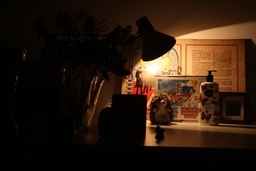
#> input picture projects/proj6/data/images/lolm_1.jpg, 256 x 171 px, shrunk from 3888 x 2592 before the run, found by its file name
$ python hdr.py
#> lines starting #> are read from the running program, lines starting #| are printed output that depends on the picture
import os
import numpy as np
from PIL import Image
import matplotlib.pyplot as plt
import json
from scipy.ndimage import gaussian_filter
from skimage.restoration import denoise_bilateral
import cv2

print("Select which part to execute:")
print("1. Part A (HDR Reconstruction)")
print("2. Part B (Local Tone Mapping)")
print("3. Both Part A and Part B")
choice = input("Enter 1, 2, or 3: ").strip()
#> the answer given: 1

def setup():
    script_dir = os.path.dirname(os.path.abspath(__file__))
    imgs_dir = os.path.join(script_dir, 'images')
    output_dir = os.path.join(script_dir, 'output')
    points_file = os.path.join(script_dir, 'points.json')

    os.makedirs(output_dir, exist_ok=True)
    img1_path = os.path.join(imgs_dir, 'lolm_1.jpg')
    img2_path = os.path.join(imgs_dir, 'lolm_3gt3.jpg')
    img3_path = os.path.join(imgs_dir, 'lolm_5.jpg')

    return script_dir, imgs_dir, output_dir, points_file, img1_path, img2_path, img3_path

def load_imgs(img1_path, img2_path, img3_path):
    img1 = Image.open(img1_path).convert('RGB')
    img2 = Image.open(img2_path).convert('RGB')
    img3 = Image.open(img3_path).convert('RGB')

    img1_rgb = np.array(img1).astype(np.float32) / 255.0
    img2_rgb = np.array(img2).astype(np.float32) / 255.0
    img3_rgb = np.array(img3).astype(np.float32) / 255.0

    return img1_rgb, img2_rgb, img3_rgb

def display_imgs(imgs, titles, delay=0):
    # plt.figure(figsize=(15, 5))
    for i, (img, title) in enumerate(zip(imgs, titles)):
        plt.subplot(1, len(imgs), i + 1)
        plt.imshow(img)
        plt.axis('off')
        plt.title(title)
    plt.tight_layout()
    if delay > 0:
        plt.show(block=False)
        plt.pause(delay)
        plt.close()
    else:
        plt.show()

def radiance_map(hdr_map):
    luminance = 0.299 * hdr_map[:, :, 2] + 0.587 * hdr_map[:, :, 1] + 0.114 * hdr_map[:, :, 0]
    plt.figure()
    plt.title("Log Radiance (Luminance)")
    plt.imshow(np.log(luminance + 1), cmap='jet')
    plt.colorbar(label='Log Radiance')
    plt.axis('off')
    plt.show()

def response_curve(g):
    Z = np.arange(256)
    plt.figure()
    plt.title("Recovered Camera Response Curve")
    plt.plot(Z, g, 'r-')
    plt.xlabel("Pixel Value (z)")
    plt.ylabel("Log Exposure")
    plt.grid(True)
    plt.show()

def decomposition(L, base, detail):
    plt.figure(figsize=(15, 5))

    plt.subplot(1, 3, 1)
    plt.title("Original (Log Domain)")
    plt.imshow(L, cmap='gray')
    plt.axis('off')

    plt.subplot(1, 3, 2)
    plt.title("Base Layer")
    plt.imshow(base, cmap='gray')
    plt.axis('off')

    plt.subplot(1, 3, 3)
    plt.title("Detail Layer")
    plt.imshow(detail, cmap='gray')
    plt.axis('off')

    plt.tight_layout()
    plt.show()

def compare_tonemapping(single_exposure, tonemapped_global, tonemapped_local):
    plt.figure(figsize=(15, 5))

    plt.subplot(1, 3, 1)
    plt.title("Single Exposure (LDR)")
    plt.imshow(single_exposure)
    plt.axis('off')

    plt.subplot(1, 3, 2)
    plt.title("Global Tone Mapping")
    plt.imshow(tonemapped_global)
    plt.axis('off')

    plt.subplot(1, 3, 3)
    plt.title("Local Tone Mapping")
    plt.imshow(tonemapped_local)
    plt.axis('off')

    plt.tight_layout()
    plt.show()

# [76 lines left out: functions weight, solve_response_curve, construct_radiance_map, global_tone_map, not called in this run]

def local_tone_map(hdr, base_contrast=1.0, sigma_s=0.01, sigma_r=0.2, downsample_factor=1.0):
    R, G, B = hdr[:, :, 2], hdr[:, :, 1], hdr[:, :, 0]
    I = (R + G + B) / 3.0
    eps = 1e-8
    I[I <= 0] = np.min(I[I > 0]) if np.any(I > 0) else 1e-5

    L = np.log2(I + eps)
    H, W = L.shape

    L_downsampled = cv2.resize(L, (int(W * downsample_factor), int(H * downsample_factor)))

    base_downsampled = denoise_bilateral(L_downsampled / 255.0, sigma_color=sigma_r, sigma_spatial=sigma_s)

    base = cv2.resize(base_downsampled, (W, H))
    detail = L - base

    o, mn = np.max(base), np.min(base)
    range_base = o - mn
    s = base_contrast / range_base
    base_scaled = (base - o) * s
    O = 2 ** (base_scaled + detail)

    R_out = O * (R / (I + eps))
    G_out = O * (G / (I + eps))
    B_out = O * (B / (I + eps))
    gamma = 0.6
    RGB_out = np.stack([B_out**gamma, G_out**gamma, R_out**gamma], axis=2)
    RGB_out = np.clip(RGB_out / np.max(RGB_out) * 255, 0, 255).astype(np.uint8)
    return RGB_out

def global_tone_map_simple(hdr):
    # gamma = 1 / 2.2
    gamma = 0.8
    max_val = np.max(hdr)
    normalized = hdr / (max_val + 1e-8)
    out = np.power(normalized, gamma)
    out = np.clip(out * 255, 0, 255).astype(np.uint8)
    return out

if choice in ['1', '3']:
    print("\n### Running Part A: Global and Local Tone Mapping v1###")
    script_dir, imgs_dir, output_dir, points_file, img1_path, img2_path, img3_path = setup()
    img1_rgb, img2_rgb, img3_rgb = load_imgs(img1_path, img2_path, img3_path)
#> in load_imgs, img1 is the input picture: PIL image 256x171 RGB; mean R, G, B 44.1, 27.2, 14.7
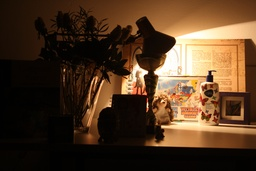
#> input picture code/images/lolm_3gt3.jpg, 256 x 171 px, shrunk from 3888 x 2592 before the run, found by its file name
#> in load_imgs, img2 is the input picture: PIL image 256x171 RGB; mean R, G, B 80.9, 56.2, 34.7
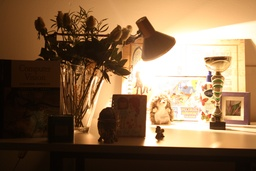
#> input picture code/images/lolm_5.jpg, 256 x 171 px, shrunk from 3888 x 2592 before the run, found by its file name
#> in load_imgs, img3 is the input picture: PIL image 256x171 RGB; mean R, G, B 136.7, 108, 78
    display_imgs([img1_rgb, img2_rgb, img3_rgb], ["Image 1", "Image 2", "Image 3"])
#> the loop in display_imgs, `for i, (img, title) in enumerate(zip(imgs, titles)):` made 3 passes
#> title on passes 1 to 3: 'Image 1', 'Image 2', 'Image 3'

    ldr_stack = [
        img1_rgb.astype(np.float32) / 255.0,
        img2_rgb.astype(np.float32) / 255.0,
        img3_rgb.astype(np.float32) / 255.0
    ]
    hdr_map = np.max(np.stack(ldr_stack, axis=0), axis=0)

    radiance_map(hdr_map)

    g = np.log(np.arange(256) + 1)
    g = g - g.mean()
    response_curve(g)

    R = hdr_map[:, :, 2]
    G = hdr_map[:, :, 1]
    B = hdr_map[:, :, 0]
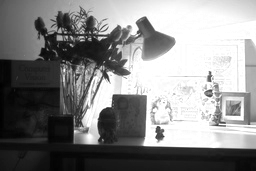
#> B: shape (171, 256) float32; min 4.61e-05, max 0.00392, mean 0.00212; drawn with min black and max white
    I = (R + G + B) / 3.0
    eps = 1e-8
    I[I <= 0] = np.min(I[I > 0]) if np.any(I > 0) else 1e-5
    L = np.log2(I + eps)

    base = gaussian_filter(L, sigma=5)
    detail = L - base
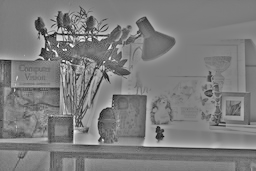
#> detail: shape (171, 256) float32; min -2.52, max 2.58, mean 2.61e-10; drawn with min black and max white
    decomposition(L, base, detail)

    single_exposure = img1_rgb
    global_result = global_tone_map_simple(hdr_map)
#> in global_tone_map_simple, `max_val = np.max(hdr)`: max_val = 0.00392
    local_result = local_tone_map(hdr_map, base_contrast=5.0, sigma_s=0.02, sigma_r=0.4)
#> in local_tone_map, `base_downsampled = denoise_bilateral(L_downsampled / 255.0, sigma_colo..`:
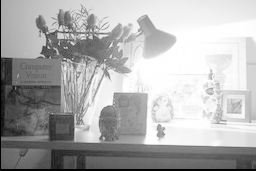
#> base_downsampled: shape (171, 256) float32; min -0.0579, max -0.0314, mean -0.0396; drawn with min black and max white
#> in local_tone_map, `o, mn = np.max(base), np.min(base)`: o = -0.0314; mn = -0.0579
#> in local_tone_map, `range_base = o - mn`: range_base = 0.0266
#> in local_tone_map, `s = base_contrast / range_base`: s = 188.3
#> in local_tone_map, `B_out = O * (B / (I + eps))`:
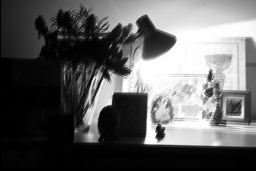
#> B_out: shape (171, 256) float32; min 1.5e-06, max 0.00401, mean 0.00152; drawn with min black and max white
#> in local_tone_map, `RGB_out = np.stack([B_out**gamma, G_out**gamma, R_out**gamma], axis=2)`:
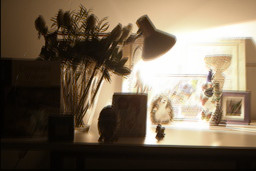
#> RGB_out: shape (171, 256, 3) float32; mean of channels 0, 1, 2 0.0171, 0.0149, 0.0121; drawn with min black and max white

    compare_tonemapping(single_exposure, global_result, local_result)
    print("Part A completed.\n")

if choice in ['2', '3']:
    print("\n### Running Part B: Local Tone Mapping v2###")
    script_dir, imgs_dir, output_dir, points_file, img1_path, img2_path, img3_path = setup()

    img_rgb = Image.open(img2_path).convert('RGB')
    img_rgb = np.array(img_rgb).astype(np.float32) / 255.0
    mapped = local_tone_map(img_rgb)

    mapped_img = Image.fromarray(mapped)
    mapped_img.save(os.path.join(output_dir, "local_tone_mapped.jpg"))
    print(f"Local tone mapped img saved to '{output_dir}/local_tone_mapped.jpg'.")

    img1 = Image.open(img1_path).convert('RGB')
    display_imgs([img1], [""])
    display_imgs([mapped], [""])
    print("Part B completed.\n")
